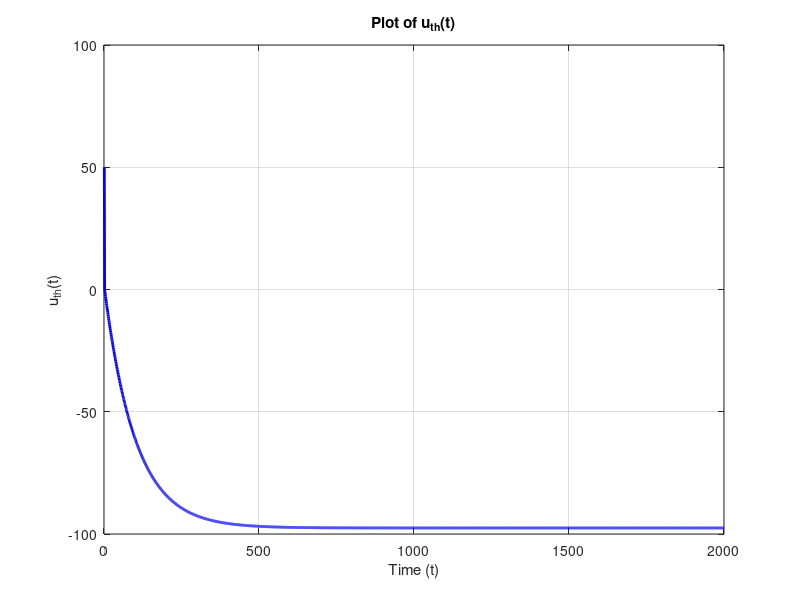

Here is the MATLAB script that generated this plot:

% Parameters
theta_0 = -1;  % Example value for theta_0
t_th = 100;     % Example value for t_th
T = 2000;      % Total time steps

% Initialize u_th
u_th = zeros(1, T);
u_th(1) = 50; % Initial condition

% Compute u_th over time
for t = 3:T
    u_th(t) = u_th(t-1) + theta_0 * exp(-t / t_th);
    
end

% Time vector
time = 1:T;

% Plot the function
figure;
plot(time, u_th, 'b-', 'LineWidth', 2);
xlabel('Time (t)');
ylabel('u_{th}(t)');
title('Plot of u_{th}(t)');
grid on;